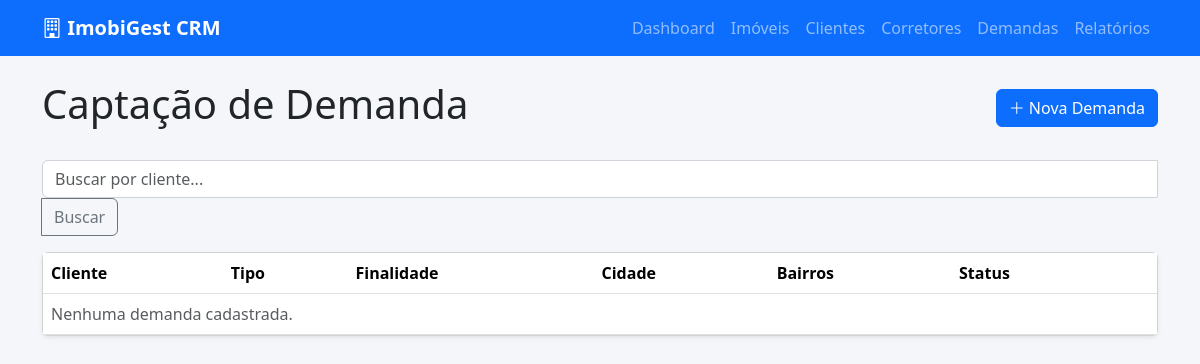
/demandas/, run on an earlier commit of the app's database.
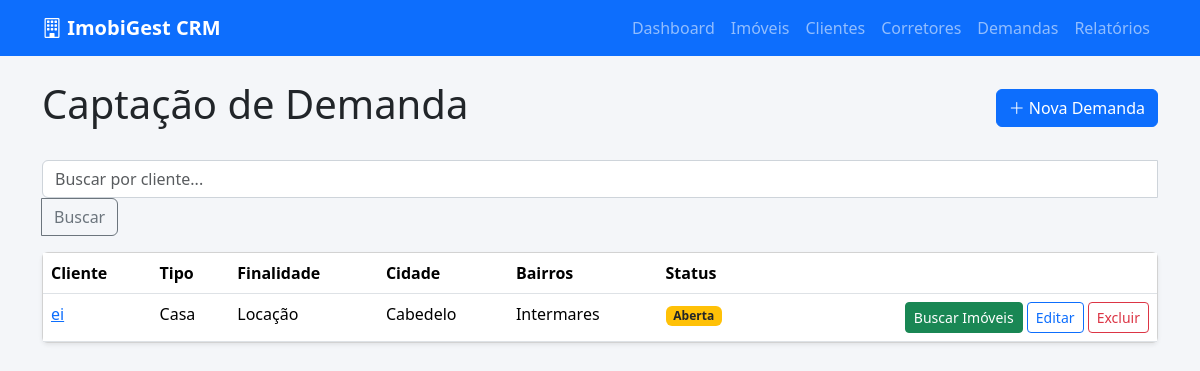
And on a later commit of the database.
### apps/imoveis/models.py (models this page shows, shortened)
class DemandaCliente(models.Model):
    TIPO_CHOICES = [
        ('casa', 'Casa'),
        ('apartamento', 'Apartamento'),
        ('cobertura', 'Cobertura'),
        ('terreno', 'Terreno'),
        ('comercial', 'Comercial'),
    ]
    FINALIDADE_CHOICES = [
        ('venda', 'Venda'),
        ('locacao', 'Locação'),
    ]
    STATUS_CHOICES = [
        ('aberta', 'Aberta'),
        ('atendida', 'Atendida'),
    ]
    cliente = models.ForeignKey('Cliente', on_delete=models.CASCADE)
    tipo_imovel = models.CharField(max_length=30, choices=TIPO_CHOICES)
    finalidade = models.CharField(max_length=20, choices=FINALIDADE_CHOICES)
    status = models.CharField(max_length=20, choices=STATUS_CHOICES, default='aberta')
    valor_minimo = models.DecimalField(max_digits=12, decimal_places=2, null=True, blank=True)
    valor_maximo = models.DecimalField(max_digits=12, decimal_places=2, null=True, blank=True)
    cidade = models.CharField(max_length=50, choices=CIDADE_CHOICES, default='João Pessoa')
    bairro = models.CharField(max_length=100, blank=True, null=True)
    bairros = models.CharField(max_length=500, blank=True, null=True, help_text='Bairros separados por vírgula')
    dormitorios = models.IntegerField(null=True, blank=True)
    vagas = models.IntegerField(null=True, blank=True)
    posicao_solar = models.CharField(
        max_length=15,
        choices=[
            ('nascente', 'Nascente'),
            ('sul', 'Sul'),
            ('poente', 'Poente'),
            ('indiferente', 'Indiferente'),
        ],
        default='indiferente',
    )
    infraestrutura = models.ManyToManyField('Infraestrutura', blank=True)
    criado_em = models.DateTimeField(auto_now_add=True)

class Cliente(models.Model):
    nome = models.CharField(max_length=150)
    telefone = models.CharField(max_length=20)
    email = models.EmailField(blank=True, null=True)
    observacao = models.TextField(blank=True, null=True)
    criado_em = models.DateTimeField(auto_now_add=True)

### apps/demandas/views.py (the view)
# urls.py: path('', DemandaListView.as_view(), name='list'),
class DemandaListView(ListView):
    model = DemandaCliente
    template_name = 'demandas/list.html'
    context_object_name = 'demandas'
    def get_queryset(self):
        qs = super().get_queryset().select_related('cliente')
        busca = self.request.GET.get('q', '').strip()
        if busca:
            qs = qs.filter(cliente__nome__icontains=busca)
        return qs.order_by('-criado_em')

### apps/demandas/templates/demandas/list.html (shortened to what this page needs)
{% extends 'base.html' %}
{% block content %}
<div class="d-flex justify-content-between align-items-center mb-4">
    <h1>Captação de Demanda</h1>
    <a href="{% url 'demandas:create' %}" class="btn btn-primary"><i class="bi bi-plus-lg"></i> Nova Demanda</a>
</div>
<form method="get" class="mb-3">
    <div class="input-group">
        <input type="text" name="q" class="form-control" placeholder="Buscar por cliente..." value="{{ request.GET.q }}">
        <button class="btn btn-outline-secondary">Buscar</button>
    </div>
</form>
<div class="card shadow-sm">
    <div class="table-responsive">
        <table class="table table-hover mb-0">
            <thead>
                <tr>
                    <th>Cliente</th>
                    <th>Tipo</th>
                    <th>Finalidade</th>
                    <th>Cidade</th>
                    <th>Bairros</th>
                    <th>Status</th>
                    <th></th>
                </tr>
            </thead>
            <tbody>
                {% for demanda in demandas %}
                <tr>
                    <td><a href="{% url 'demandas:detail' demanda.pk %}">{{ demanda.cliente.nome }}</a></td>
                    <td>{{ demanda.get_tipo_imovel_display }}</td>
                    <td>{{ demanda.get_finalidade_display }}</td>
                    <td>{{ demanda.cidade|default:"—" }}</td>
                    <td>{{ demanda.bairros|default:demanda.bairro|default:"—" }}</td>
                    <td><span class="badge {% if demanda.status == 'aberta' %}bg-warning text-dark{% else %}bg-success{% endif %}">{{ demanda.get_status_display }}</span></td>
                    <td class="table-actions text-end">
                        <a href="{% url 'demandas:buscar' demanda.pk %}" class="btn btn-sm btn-success">Buscar Imóveis</a>
                        <a href="{% url 'demandas:update' demanda.pk %}" class="btn btn-sm btn-outline-primary">Editar</a>
                        <a href="{% url 'demandas:delete' demanda.pk %}" class="btn btn-sm btn-outline-danger">Excluir</a>
                    </td>
                </tr>
                {% empty %}
                <tr><td colspan="7" class="text-muted">Nenhuma demanda cadastrada.</td></tr>
                {% endfor %}
            </tbody>
        </table>
    </div>
</div>
{% endblock %}

What changed in the data, as far as the page shows it:
added DemandaCliente: cliente.nome "ei", tipo_imovel "Casa", finalidade "Locação", cidade "Cabedelo", bairros "Intermares", status "Aberta"
Also different on the page:
text no longer shown: "Nenhuma demanda cadastrada."
